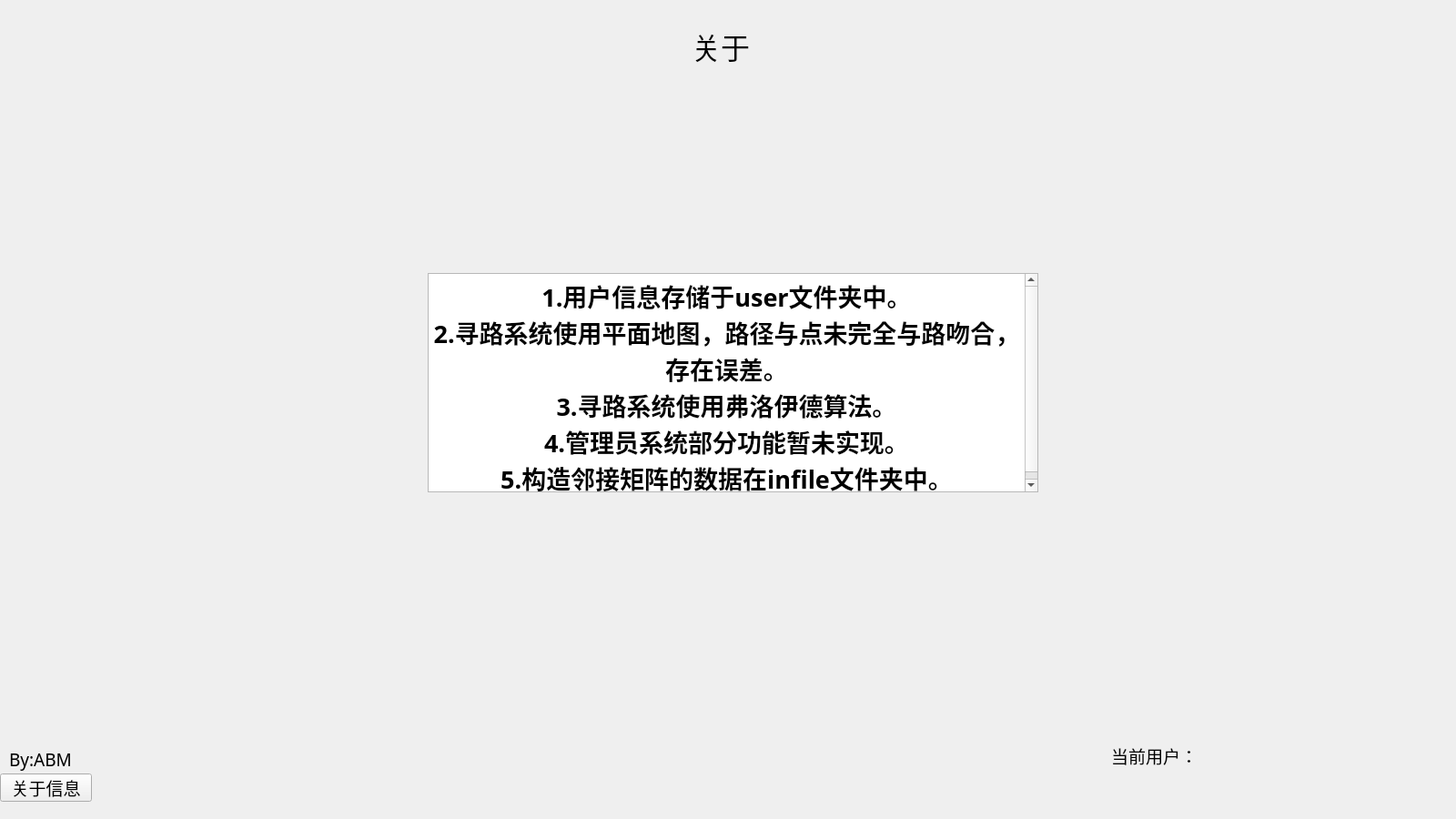
<?xml version="1.0" encoding="UTF-8"?>
<ui version="4.0">
 <class>GuanYu</class>
 <widget class="QWidget" name="GuanYu">
  <property name="geometry">
   <rect>
    <x>0</x>
    <y>0</y>
    <width>1600</width>
    <height>900</height>
   </rect>
  </property>
  <property name="windowTitle">
   <string>校园寻路系统</string>
  </property>
  <property name="windowIcon">
   <iconset resource="School.qrc">
    <normaloff>:/School/Picture/tb.png</normaloff>:/School/Picture/tb.png</iconset>
  </property>
  <property name="styleSheet">
   <string notr="true"/>
  </property>
  <widget class="QLabel" name="label">
   <property name="geometry">
    <rect>
     <x>760</x>
     <y>0</y>
     <width>91</width>
     <height>101</height>
    </rect>
   </property>
   <property name="font">
    <font>
     <family>方正粗黑宋简体</family>
     <pointsize>24</pointsize>
     <weight>50</weight>
     <bold>false</bold>
    </font>
   </property>
   <property name="autoFillBackground">
    <bool>false</bool>
   </property>
   <property name="styleSheet">
    <string notr="true"/>
   </property>
   <property name="text">
    <string>关于</string>
   </property>
  </widget>
  <widget class="QWidget" name="widget" native="true">
   <property name="geometry">
    <rect>
     <x>1210</x>
     <y>770</y>
     <width>331</width>
     <height>121</height>
    </rect>
   </property>
   <layout class="QGridLayout" name="gridLayout">
    <item row="0" column="0">
     <widget class="QLabel" name="label_2">
      <property name="font">
       <font>
        <family>方正粗黑宋简体</family>
        <pointsize>14</pointsize>
        <weight>50</weight>
        <bold>false</bold>
       </font>
      </property>
      <property name="text">
       <string>当前用户：</string>
      </property>
     </widget>
    </item>
    <item row="0" column="1">
     <widget class="QLabel" name="CurrentYH">
      <property name="font">
       <font>
        <family>方正粗黑宋简体</family>
        <pointsize>14</pointsize>
        <weight>50</weight>
        <bold>false</bold>
       </font>
      </property>
      <property name="text">
       <string/>
      </property>
     </widget>
    </item>
   </layout>
  </widget>
  <widget class="QLabel" name="label_4">
   <property name="geometry">
    <rect>
     <x>10</x>
     <y>820</y>
     <width>115</width>
     <height>29</height>
    </rect>
   </property>
   <property name="font">
    <font>
     <family>方正粗黑宋简体</family>
     <pointsize>14</pointsize>
    </font>
   </property>
   <property name="text">
    <string>By:ABM</string>
   </property>
  </widget>
  <widget class="QTextBrowser" name="textBrowser">
   <property name="geometry">
    <rect>
     <x>470</x>
     <y>300</y>
     <width>671</width>
     <height>241</height>
    </rect>
   </property>
   <property name="font">
    <font>
     <family>方正粗黑宋简体</family>
     <pointsize>16</pointsize>
    </font>
   </property>
   <property name="html">
    <string>&lt;!DOCTYPE HTML PUBLIC &quot;-//W3C//DTD HTML 4.0//EN&quot; &quot;http://www.w3.org/TR/REC-html40/strict.dtd&quot;&gt;
&lt;html&gt;&lt;head&gt;&lt;meta name=&quot;qrichtext&quot; content=&quot;1&quot; /&gt;&lt;style type=&quot;text/css&quot;&gt;
p, li { white-space: pre-wrap; }
&lt;/style&gt;&lt;/head&gt;&lt;body style=&quot; font-family:'方正粗黑宋简体'; font-size:16pt; font-weight:400; font-style:normal;&quot;&gt;
&lt;p align=&quot;center&quot; style=&quot; margin-top:0px; margin-bottom:0px; margin-left:0px; margin-right:0px; -qt-block-indent:0; text-indent:0px;&quot;&gt;&lt;span style=&quot; font-family:'SimSun'; font-size:20pt; font-weight:600;&quot;&gt;1.用户信息存储于user文件夹中。&lt;/span&gt;&lt;/p&gt;
&lt;p align=&quot;center&quot; style=&quot; margin-top:0px; margin-bottom:0px; margin-left:0px; margin-right:0px; -qt-block-indent:0; text-indent:0px;&quot;&gt;&lt;span style=&quot; font-family:'SimSun'; font-size:20pt; font-weight:600;&quot;&gt;2.寻路系统使用平面地图，路径与点未完全与路吻合，存在误差。&lt;/span&gt;&lt;/p&gt;
&lt;p align=&quot;center&quot; style=&quot; margin-top:0px; margin-bottom:0px; margin-left:0px; margin-right:0px; -qt-block-indent:0; text-indent:0px;&quot;&gt;&lt;span style=&quot; font-family:'SimSun'; font-size:20pt; font-weight:600;&quot;&gt;3.寻路系统使用弗洛伊德算法。&lt;/span&gt;&lt;/p&gt;
&lt;p align=&quot;center&quot; style=&quot; margin-top:0px; margin-bottom:0px; margin-left:0px; margin-right:0px; -qt-block-indent:0; text-indent:0px;&quot;&gt;&lt;span style=&quot; font-family:'SimSun'; font-size:20pt; font-weight:600;&quot;&gt;4.管理员系统部分功能暂未实现。&lt;/span&gt;&lt;/p&gt;
&lt;p align=&quot;center&quot; style=&quot; margin-top:0px; margin-bottom:0px; margin-left:0px; margin-right:0px; -qt-block-indent:0; text-indent:0px;&quot;&gt;&lt;span style=&quot; font-family:'SimSun'; font-size:20pt; font-weight:600;&quot;&gt;5.构造邻接矩阵的数据在infile文件夹中。&lt;/span&gt;&lt;/p&gt;&lt;/body&gt;&lt;/html&gt;</string>
   </property>
  </widget>
  <widget class="QPushButton" name="GuanYu_Button">
   <property name="geometry">
    <rect>
     <x>0</x>
     <y>850</y>
     <width>101</width>
     <height>31</height>
    </rect>
   </property>
   <property name="font">
    <font>
     <family>方正粗黑宋简体</family>
     <pointsize>14</pointsize>
    </font>
   </property>
   <property name="text">
    <string>关于信息</string>
   </property>
  </widget>
 </widget>
 <layoutdefault spacing="6" margin="11"/>
 <resources>
  <include location="School.qrc"/>
 </resources>
 <connections/>
</ui>
